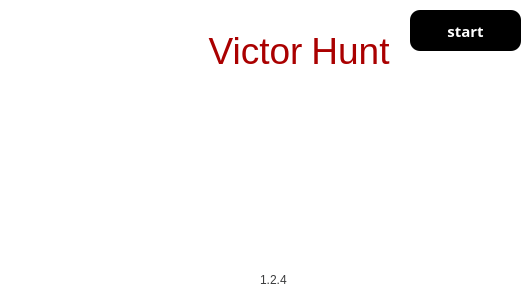
<?xml version="1.0" encoding="UTF-8"?>
<ui version="4.0">
 <class>MainWindow</class>
 <widget class="QMainWindow" name="MainWindow">
  <property name="geometry">
   <rect>
    <x>0</x>
    <y>0</y>
    <width>526</width>
    <height>303</height>
   </rect>
  </property>
  <property name="windowTitle">
   <string>Victor Hunt</string>
  </property>
  <property name="windowIcon">
   <iconset resource="Resources.qrc">
    <normaloff>:/img/img/logo.png</normaloff>:/img/img/logo.png</iconset>
  </property>
  <property name="styleSheet">
   <string notr="true">background-color: #ffffff;</string>
  </property>
  <property name="tabShape">
   <enum>QTabWidget::Triangular</enum>
  </property>
  <widget class="QWidget" name="centralwidget">
   <widget class="QLabel" name="LabelTicket">
    <property name="geometry">
     <rect>
      <x>130</x>
      <y>10</y>
      <width>71</width>
      <height>71</height>
     </rect>
    </property>
    <property name="styleSheet">
     <string notr="true">border-image: url(:/img/img/logo.png);
background-color: none;</string>
    </property>
    <property name="text">
     <string/>
    </property>
   </widget>
   <widget class="QPushButton" name="btCreate">
    <property name="geometry">
     <rect>
      <x>410</x>
      <y>10</y>
      <width>111</width>
      <height>41</height>
     </rect>
    </property>
    <property name="font">
     <font>
      <family>Segoe UI Black</family>
      <pointsize>11</pointsize>
      <bold>true</bold>
     </font>
    </property>
    <property name="cursor">
     <cursorShape>PointingHandCursor</cursorShape>
    </property>
    <property name="layoutDirection">
     <enum>Qt::LeftToRight</enum>
    </property>
    <property name="autoFillBackground">
     <bool>false</bool>
    </property>
    <property name="styleSheet">
     <string notr="true">background-color: black
;
color: #ffffff;
border-radius: 10px;

</string>
    </property>
    <property name="text">
     <string>start</string>
    </property>
   </widget>
   <widget class="QLabel" name="label_3">
    <property name="geometry">
     <rect>
      <x>310</x>
      <y>30</y>
      <width>81</width>
      <height>41</height>
     </rect>
    </property>
    <property name="font">
     <font>
      <family>Arial</family>
      <pointsize>28</pointsize>
     </font>
    </property>
    <property name="cursor">
     <cursorShape>ArrowCursor</cursorShape>
    </property>
    <property name="styleSheet">
     <string notr="true">background-color: none;
color: #AA0000;</string>
    </property>
    <property name="text">
     <string>Hunt</string>
    </property>
    <property name="alignment">
     <set>Qt::AlignCenter</set>
    </property>
   </widget>
   <widget class="QLabel" name="picture_people">
    <property name="geometry">
     <rect>
      <x>30</x>
      <y>20</y>
      <width>471</width>
      <height>261</height>
     </rect>
    </property>
    <property name="styleSheet">
     <string notr="true">border-image: url(:/img/img/people.png);
height: 229px;
width: 430px;
background-color: none;
  background-position: center; /* Center the image */
  background-repeat: no-repeat; /* Do not repeat the image */
  background-size: cover</string>
    </property>
    <property name="text">
     <string/>
    </property>
   </widget>
   <widget class="QLabel" name="label">
    <property name="geometry">
     <rect>
      <x>200</x>
      <y>30</y>
      <width>111</width>
      <height>41</height>
     </rect>
    </property>
    <property name="font">
     <font>
      <family>Arial</family>
      <pointsize>28</pointsize>
     </font>
    </property>
    <property name="cursor">
     <cursorShape>ArrowCursor</cursorShape>
    </property>
    <property name="styleSheet">
     <string notr="true">color: #AA0000;
background-color: none;</string>
    </property>
    <property name="text">
     <string>Victor</string>
    </property>
    <property name="alignment">
     <set>Qt::AlignCenter</set>
    </property>
   </widget>
   <widget class="QProgressBar" name="progressBar">
    <property name="geometry">
     <rect>
      <x>-10</x>
      <y>290</y>
      <width>541</width>
      <height>20</height>
     </rect>
    </property>
    <property name="styleSheet">
     <string notr="true">QProgressBar {
     border: none;
     border-radius: 5px;
     background-color: #ffffff;
 }

 QProgressBar::chunk {
     background-color: #FFC100;
     width: 20px;
 }</string>
    </property>
    <property name="maximum">
     <number>200</number>
    </property>
    <property name="value">
     <number>0</number>
    </property>
    <property name="textVisible">
     <bool>false</bool>
    </property>
   </widget>
   <widget class="QLabel" name="label_2">
    <property name="geometry">
     <rect>
      <x>260</x>
      <y>270</y>
      <width>41</width>
      <height>20</height>
     </rect>
    </property>
    <property name="styleSheet">
     <string notr="true">color: #3A3B3C;</string>
    </property>
    <property name="text">
     <string>1.2.4</string>
    </property>
   </widget>
   <zorder>picture_people</zorder>
   <zorder>LabelTicket</zorder>
   <zorder>label_3</zorder>
   <zorder>label</zorder>
   <zorder>btCreate</zorder>
   <zorder>progressBar</zorder>
   <zorder>label_2</zorder>
  </widget>
  <widget class="QMenuBar" name="menubar">
   <property name="geometry">
    <rect>
     <x>0</x>
     <y>0</y>
     <width>526</width>
     <height>25</height>
    </rect>
   </property>
  </widget>
 </widget>
 <resources>
  <include location="Resources.qrc"/>
 </resources>
 <connections/>
</ui>
